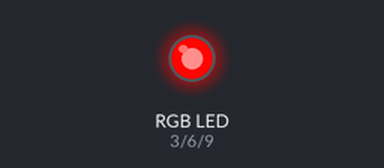
The sketch below on a simulated Arduino Uno, built with avr-gcc and run on an emulated ATmega328P. Parts: an RGB LED mixed from three pins (HIGH = lit).

Above: at 0.05 s.
At 0.6 s:
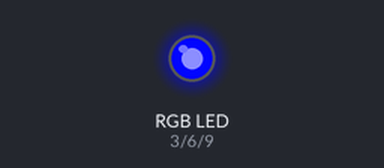
At 1.1 s:
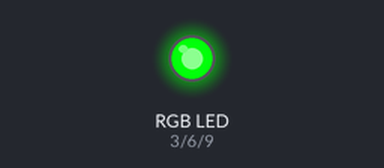
Timing chart, 0 to 3.0 s (numbered marks = the images above):
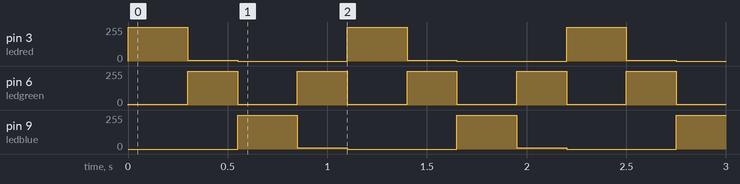

The sketch:

2-8_Larson_fade.ino
```cpp
/*

  Fade between two!
  Fading between two LEDs

 */

// These lines of code name the pins you are using for your LEDs
int ledred = 3;        // the PWM pin your LED is attached to
int ledgreen = 6;      // the PWM pin your LED is attached to
int ledblue = 9;      // the PWM pin your LED is attached to

// The setup routine runs once when you start up the board or press reset
void setup() {

  // Sets your pins to an output
  pinMode(ledred, OUTPUT);
  pinMode(ledgreen, OUTPUT);
  pinMode(ledblue, OUTPUT);
}

// The loop part of your code runs over and over again, forever
void loop() {

  analogWrite(ledred, 255);
  analogWrite(ledgreen, 5);
  analogWrite(ledblue, 0);
  delay(300);

  analogWrite(ledred, 5);
  analogWrite(ledgreen, 255);
  analogWrite(ledblue, 0);
  delay(250);

  analogWrite(ledred, 0);
  analogWrite(ledgreen, 5);
  analogWrite(ledblue, 255);
  delay(300);

  analogWrite(ledred, 0);
  analogWrite(ledgreen, 255);
  analogWrite(ledblue, 10);
  delay(250);

}
```

Measured:
- by itself, pin 3 (ledred): repeats every 1.1 s: 5/255 0.25 s, 0/255 0.55 s, 255/255 0.30 s
- by itself, pin 6 (ledgreen): alternates 255/255 for 0.25 s and 5/255 for 0.30 s
- by itself, pin 9 (ledblue): repeats every 1.1 s: 10/255 0.25 s, 0/255 0.55 s, 255/255 0.30 s
